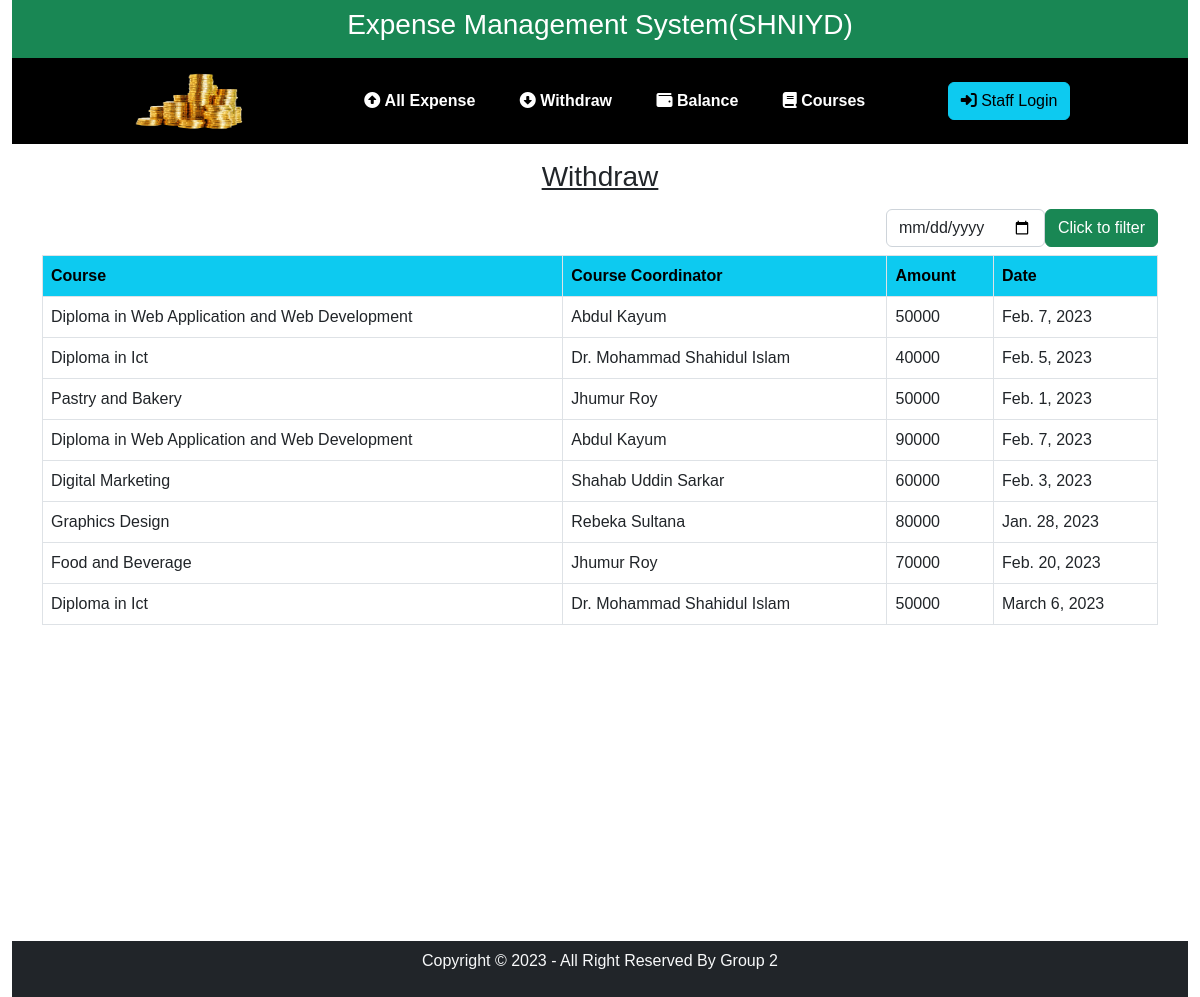
/withdraw/, run on the app's committed database.
### ExpenseApp/models.py (models this page shows)
class Withdraw(models.Model):
    withdraw_id=models.IntegerField(default=0)
    course_id=models.ForeignKey(Course,on_delete=models.CASCADE)
    cordinator_id=models.ForeignKey(Cordinator,on_delete=models.CASCADE)
    amount=models.IntegerField(default=0)
    date=models.DateField()

class Course(models.Model):
    course_id=models.IntegerField(default=0)
    course_name=models.CharField(max_length=100)
    course_duration= models.CharField(max_length=20)
    def __str__(self):
        return self.course_name

class Cordinator(models.Model):
    cordinator_id=models.IntegerField(default=0)
    cordinator_name=models.CharField(max_length=50)
    cordinator_deg=models.CharField(max_length=50)
    cordinator_nid=models.IntegerField(default=0)
    def __str__(self):
        return self.cordinator_name

### ExpenseApp/views.py (the view, shortened to what this page needs)
# urls.py: path('withdraw/', views.Withdraws,name='withdraw'),
def Withdraws(request):
    withdraw = Withdraw.objects.all()
    return render(request,'expenseApp/withdraw.html',{'withdraw':withdraw})

### templates/expenseApp/withdraw.html (shortened to what this page needs)
{% extends 'expenseApp/base.html'%}
{% block content %}
<div class="container">
<div class="text-center py-2">
    <h3 class="text-center py-2 text-decoration-underline">Withdraw</h3>
    <form class="d-flex justify-content-end align-items-center" action="" method="post">
            <input id="date" type="date" class="form-control" name="date" style="width: fit-content;">
            <input type="submit" value="Click to filter" class="btn btns btn-success">
    </form>
</div>
    <table class="table table-bordered table-hover">
        <tr class="text-bg-info">
            <th>Course</th>
            <th>Course Coordinator</th>
            <th>Amount</th>
            <th>Date</th>
        </tr>
        {% for x in withdraw %}
        <tr>
            <td class="courseId">{{x.course_id}}</td>
            <td class="cordinatorId">{{x.cordinator_id}}</td>
            <td class="amount">{{x.amount}}</td>
            <td class="withdrawDate">{{x.date}}</td>
        </tr>
        {% endfor %}
    </table>
</div>
{% endblock %}

### static/css/style.css (style rules this page uses)
* { padding: 0; margin: 0; box-sizing: border-box; font-family: "josefin sans", sans-serif; }

### data on the page
Withdraw: course_id "Diploma in Web Application and Web Development", cordinator_id "Abdul Kayum", amount "50000", date "Feb. 7, 2023"
Withdraw: course_id "Diploma in Ict", cordinator_id "Dr. Mohammad Shahidul Islam", amount "40000", date "Feb. 5, 2023"
Withdraw: course_id "Pastry and Bakery", cordinator_id "Jhumur Roy", amount "50000", date "Feb. 1, 2023"
Withdraw: course_id "Diploma in Web Application and Web Development", cordinator_id "Abdul Kayum", amount "90000", date "Feb. 7, 2023"
Withdraw: course_id "Digital Marketing", cordinator_id "Shahab Uddin Sarkar", amount "60000", date "Feb. 3, 2023"
Withdraw: course_id "Graphics Design", cordinator_id "Rebeka Sultana", amount "80000", date "Jan. 28, 2023"
Withdraw: course_id "Food and Beverage", cordinator_id "Jhumur Roy", amount "70000", date "Feb. 20, 2023"
Withdraw: course_id "Diploma in Ict", cordinator_id "Dr. Mohammad Shahidul Islam", amount "50000", date "March 6, 2023"
